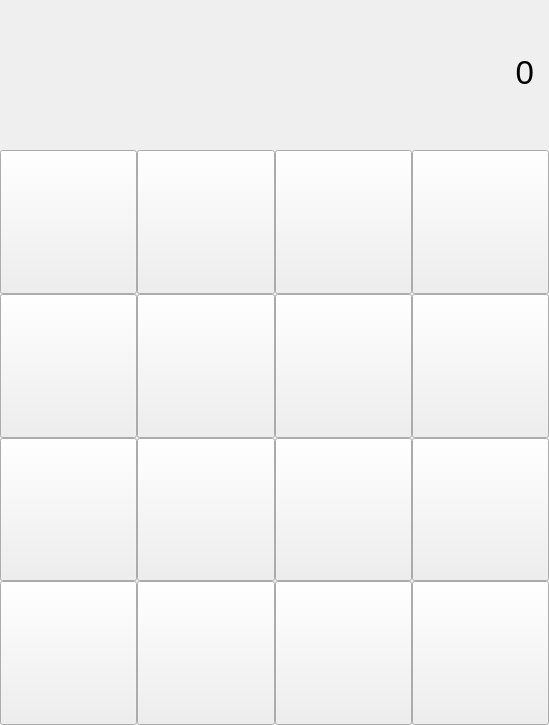
<?xml version="1.0" encoding="UTF-8"?>
<ui version="4.0">
 <class>Form</class>
 <widget class="QWidget" name="Form">
  <property name="geometry">
   <rect>
    <x>0</x>
    <y>0</y>
    <width>549</width>
    <height>725</height>
   </rect>
  </property>
  <property name="windowTitle">
   <string>Form</string>
  </property>
  <layout class="QVBoxLayout" name="verticalLayout_3" stretch="2,8">
   <property name="leftMargin">
    <number>0</number>
   </property>
   <property name="topMargin">
    <number>0</number>
   </property>
   <property name="rightMargin">
    <number>0</number>
   </property>
   <property name="bottomMargin">
    <number>0</number>
   </property>
   <item>
    <widget class="QLabel" name="lbl_result">
     <property name="font">
      <font>
       <pointsize>25</pointsize>
      </font>
     </property>
     <property name="text">
      <string>0</string>
     </property>
     <property name="scaledContents">
      <bool>false</bool>
     </property>
     <property name="alignment">
      <set>Qt::AlignRight|Qt::AlignTrailing|Qt::AlignVCenter</set>
     </property>
     <property name="wordWrap">
      <bool>false</bool>
     </property>
     <property name="indent">
      <number>15</number>
     </property>
    </widget>
   </item>
   <item>
    <layout class="QVBoxLayout" name="verticalLayout_2">
     <property name="spacing">
      <number>0</number>
     </property>
     <item>
      <layout class="QHBoxLayout" name="horizontalLayout_4">
       <item>
        <widget class="QPushButton" name="btn_7">
         <property name="sizePolicy">
          <sizepolicy hsizetype="Minimum" vsizetype="Preferred">
           <horstretch>0</horstretch>
           <verstretch>0</verstretch>
          </sizepolicy>
         </property>
         <property name="font">
          <font>
           <pointsize>20</pointsize>
          </font>
         </property>
         <property name="text">
          <string/>
         </property>
         <property name="icon">
          <iconset>
           <normaloff>imgs/seven.png</normaloff>imgs/seven.png</iconset>
         </property>
         <property name="iconSize">
          <size>
           <width>50</width>
           <height>50</height>
          </size>
         </property>
        </widget>
       </item>
       <item>
        <widget class="QPushButton" name="btn_8">
         <property name="sizePolicy">
          <sizepolicy hsizetype="Minimum" vsizetype="Preferred">
           <horstretch>0</horstretch>
           <verstretch>0</verstretch>
          </sizepolicy>
         </property>
         <property name="font">
          <font>
           <pointsize>20</pointsize>
          </font>
         </property>
         <property name="text">
          <string/>
         </property>
         <property name="icon">
          <iconset>
           <normaloff>imgs/eight.png</normaloff>imgs/eight.png</iconset>
         </property>
         <property name="iconSize">
          <size>
           <width>50</width>
           <height>50</height>
          </size>
         </property>
        </widget>
       </item>
       <item>
        <widget class="QPushButton" name="btn_9">
         <property name="sizePolicy">
          <sizepolicy hsizetype="Minimum" vsizetype="Preferred">
           <horstretch>0</horstretch>
           <verstretch>0</verstretch>
          </sizepolicy>
         </property>
         <property name="font">
          <font>
           <pointsize>20</pointsize>
          </font>
         </property>
         <property name="text">
          <string/>
         </property>
         <property name="icon">
          <iconset>
           <normaloff>imgs/nine.png</normaloff>imgs/nine.png</iconset>
         </property>
         <property name="iconSize">
          <size>
           <width>50</width>
           <height>50</height>
          </size>
         </property>
        </widget>
       </item>
       <item>
        <widget class="QPushButton" name="btn_add">
         <property name="sizePolicy">
          <sizepolicy hsizetype="Minimum" vsizetype="Preferred">
           <horstretch>0</horstretch>
           <verstretch>0</verstretch>
          </sizepolicy>
         </property>
         <property name="font">
          <font>
           <pointsize>20</pointsize>
          </font>
         </property>
         <property name="text">
          <string/>
         </property>
         <property name="icon">
          <iconset>
           <normaloff>imgs/134224_add_plus_new_icon.png</normaloff>imgs/134224_add_plus_new_icon.png</iconset>
         </property>
         <property name="iconSize">
          <size>
           <width>50</width>
           <height>50</height>
          </size>
         </property>
        </widget>
       </item>
      </layout>
     </item>
     <item>
      <layout class="QHBoxLayout" name="horizontalLayout_3">
       <item>
        <widget class="QPushButton" name="btn_4">
         <property name="sizePolicy">
          <sizepolicy hsizetype="Minimum" vsizetype="Preferred">
           <horstretch>0</horstretch>
           <verstretch>0</verstretch>
          </sizepolicy>
         </property>
         <property name="font">
          <font>
           <pointsize>20</pointsize>
          </font>
         </property>
         <property name="text">
          <string/>
         </property>
         <property name="icon">
          <iconset>
           <normaloff>imgs/four.png</normaloff>imgs/four.png</iconset>
         </property>
         <property name="iconSize">
          <size>
           <width>50</width>
           <height>50</height>
          </size>
         </property>
        </widget>
       </item>
       <item>
        <widget class="QPushButton" name="btn_5">
         <property name="sizePolicy">
          <sizepolicy hsizetype="Minimum" vsizetype="Preferred">
           <horstretch>0</horstretch>
           <verstretch>0</verstretch>
          </sizepolicy>
         </property>
         <property name="font">
          <font>
           <pointsize>20</pointsize>
          </font>
         </property>
         <property name="text">
          <string/>
         </property>
         <property name="icon">
          <iconset>
           <normaloff>imgs/five.png</normaloff>imgs/five.png</iconset>
         </property>
         <property name="iconSize">
          <size>
           <width>50</width>
           <height>50</height>
          </size>
         </property>
        </widget>
       </item>
       <item>
        <widget class="QPushButton" name="btn_6">
         <property name="sizePolicy">
          <sizepolicy hsizetype="Minimum" vsizetype="Preferred">
           <horstretch>0</horstretch>
           <verstretch>0</verstretch>
          </sizepolicy>
         </property>
         <property name="font">
          <font>
           <pointsize>20</pointsize>
          </font>
         </property>
         <property name="text">
          <string/>
         </property>
         <property name="icon">
          <iconset>
           <normaloff>imgs/six.png</normaloff>imgs/six.png</iconset>
         </property>
         <property name="iconSize">
          <size>
           <width>50</width>
           <height>50</height>
          </size>
         </property>
        </widget>
       </item>
       <item>
        <widget class="QPushButton" name="btn_sub">
         <property name="sizePolicy">
          <sizepolicy hsizetype="Minimum" vsizetype="Preferred">
           <horstretch>0</horstretch>
           <verstretch>0</verstretch>
          </sizepolicy>
         </property>
         <property name="font">
          <font>
           <pointsize>20</pointsize>
          </font>
         </property>
         <property name="text">
          <string/>
         </property>
         <property name="icon">
          <iconset>
           <normaloff>imgs/211863_minus_round_icon.png</normaloff>imgs/211863_minus_round_icon.png</iconset>
         </property>
         <property name="iconSize">
          <size>
           <width>50</width>
           <height>50</height>
          </size>
         </property>
        </widget>
       </item>
      </layout>
     </item>
     <item>
      <layout class="QHBoxLayout" name="horizontalLayout_2">
       <item>
        <widget class="QPushButton" name="btn_1">
         <property name="sizePolicy">
          <sizepolicy hsizetype="Minimum" vsizetype="Preferred">
           <horstretch>0</horstretch>
           <verstretch>0</verstretch>
          </sizepolicy>
         </property>
         <property name="font">
          <font>
           <pointsize>20</pointsize>
          </font>
         </property>
         <property name="text">
          <string/>
         </property>
         <property name="icon">
          <iconset>
           <normaloff>imgs/one.png</normaloff>imgs/one.png</iconset>
         </property>
         <property name="iconSize">
          <size>
           <width>50</width>
           <height>50</height>
          </size>
         </property>
        </widget>
       </item>
       <item>
        <widget class="QPushButton" name="btn_2">
         <property name="sizePolicy">
          <sizepolicy hsizetype="Minimum" vsizetype="Preferred">
           <horstretch>0</horstretch>
           <verstretch>0</verstretch>
          </sizepolicy>
         </property>
         <property name="font">
          <font>
           <pointsize>20</pointsize>
          </font>
         </property>
         <property name="text">
          <string/>
         </property>
         <property name="icon">
          <iconset>
           <normaloff>imgs/two.png</normaloff>imgs/two.png</iconset>
         </property>
         <property name="iconSize">
          <size>
           <width>50</width>
           <height>50</height>
          </size>
         </property>
        </widget>
       </item>
       <item>
        <widget class="QPushButton" name="btn_3">
         <property name="sizePolicy">
          <sizepolicy hsizetype="Minimum" vsizetype="Preferred">
           <horstretch>0</horstretch>
           <verstretch>0</verstretch>
          </sizepolicy>
         </property>
         <property name="font">
          <font>
           <pointsize>20</pointsize>
          </font>
         </property>
         <property name="text">
          <string/>
         </property>
         <property name="icon">
          <iconset>
           <normaloff>imgs/three.png</normaloff>imgs/three.png</iconset>
         </property>
         <property name="iconSize">
          <size>
           <width>50</width>
           <height>50</height>
          </size>
         </property>
        </widget>
       </item>
       <item>
        <widget class="QPushButton" name="btn_mul">
         <property name="sizePolicy">
          <sizepolicy hsizetype="Minimum" vsizetype="Preferred">
           <horstretch>0</horstretch>
           <verstretch>0</verstretch>
          </sizepolicy>
         </property>
         <property name="font">
          <font>
           <pointsize>20</pointsize>
          </font>
         </property>
         <property name="text">
          <string/>
         </property>
         <property name="icon">
          <iconset>
           <normaloff>imgs/211651_close_round_icon.png</normaloff>imgs/211651_close_round_icon.png</iconset>
         </property>
         <property name="iconSize">
          <size>
           <width>50</width>
           <height>50</height>
          </size>
         </property>
        </widget>
       </item>
      </layout>
     </item>
     <item>
      <layout class="QHBoxLayout" name="horizontalLayout">
       <item>
        <widget class="QPushButton" name="btn_clear">
         <property name="sizePolicy">
          <sizepolicy hsizetype="Minimum" vsizetype="Preferred">
           <horstretch>0</horstretch>
           <verstretch>0</verstretch>
          </sizepolicy>
         </property>
         <property name="font">
          <font>
           <pointsize>20</pointsize>
          </font>
         </property>
         <property name="text">
          <string/>
         </property>
         <property name="icon">
          <iconset>
           <normaloff>imgs/8664965_c_alphabet_icon.png</normaloff>imgs/8664965_c_alphabet_icon.png</iconset>
         </property>
         <property name="iconSize">
          <size>
           <width>50</width>
           <height>50</height>
          </size>
         </property>
        </widget>
       </item>
       <item>
        <widget class="QPushButton" name="btn_0">
         <property name="sizePolicy">
          <sizepolicy hsizetype="Minimum" vsizetype="Preferred">
           <horstretch>0</horstretch>
           <verstretch>0</verstretch>
          </sizepolicy>
         </property>
         <property name="font">
          <font>
           <pointsize>20</pointsize>
          </font>
         </property>
         <property name="text">
          <string/>
         </property>
         <property name="icon">
          <iconset>
           <normaloff>imgs/zero.png</normaloff>imgs/zero.png</iconset>
         </property>
         <property name="iconSize">
          <size>
           <width>50</width>
           <height>50</height>
          </size>
         </property>
        </widget>
       </item>
       <item>
        <widget class="QPushButton" name="btn_eql">
         <property name="sizePolicy">
          <sizepolicy hsizetype="Minimum" vsizetype="Preferred">
           <horstretch>0</horstretch>
           <verstretch>0</verstretch>
          </sizepolicy>
         </property>
         <property name="font">
          <font>
           <pointsize>20</pointsize>
          </font>
         </property>
         <property name="text">
          <string/>
         </property>
         <property name="icon">
          <iconset>
           <normaloff>imgs/103540_equal_icon.png</normaloff>imgs/103540_equal_icon.png</iconset>
         </property>
         <property name="iconSize">
          <size>
           <width>50</width>
           <height>50</height>
          </size>
         </property>
        </widget>
       </item>
       <item>
        <widget class="QPushButton" name="btn_div">
         <property name="sizePolicy">
          <sizepolicy hsizetype="Minimum" vsizetype="Preferred">
           <horstretch>0</horstretch>
           <verstretch>0</verstretch>
          </sizepolicy>
         </property>
         <property name="font">
          <font>
           <pointsize>20</pointsize>
          </font>
         </property>
         <property name="text">
          <string/>
         </property>
         <property name="icon">
          <iconset>
           <normaloff>imgs/1772625_calcuator_divide_division_division sign_math_icon.png</normaloff>imgs/1772625_calcuator_divide_division_division sign_math_icon.png</iconset>
         </property>
         <property name="iconSize">
          <size>
           <width>50</width>
           <height>50</height>
          </size>
         </property>
        </widget>
       </item>
      </layout>
     </item>
    </layout>
   </item>
  </layout>
 </widget>
 <resources/>
 <connections/>
</ui>
